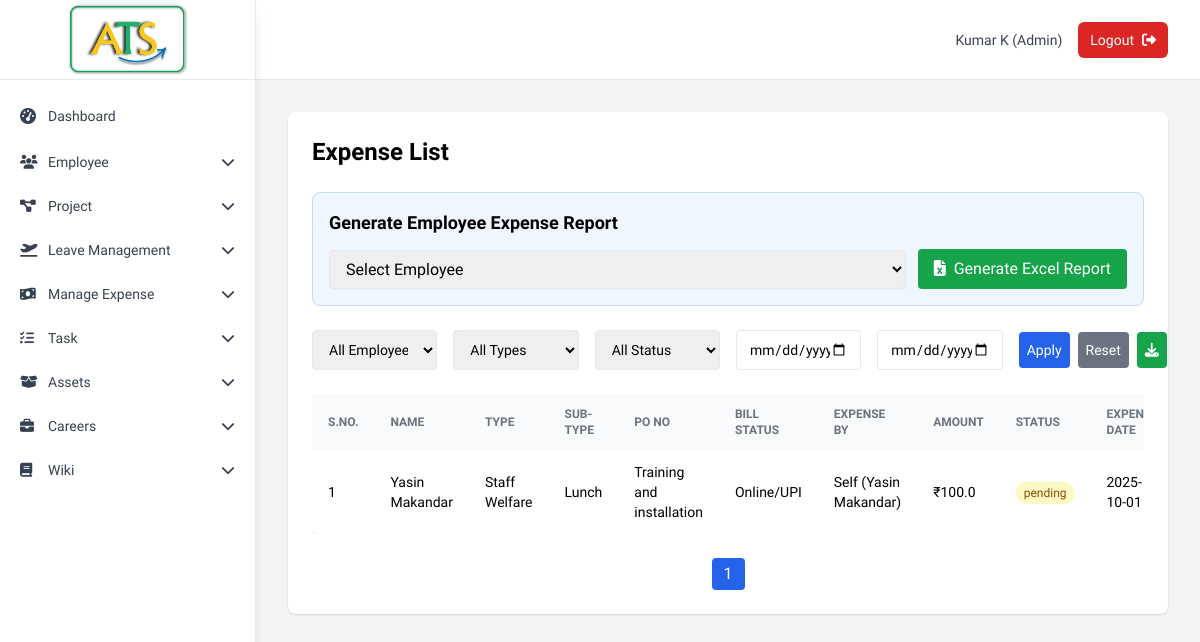
The app's page /existing_expenses (signed in) with its own data.
### tables this page shows
CREATE TABLE tbl_expenses (
                expense_id        INTEGER PRIMARY KEY AUTOINCREMENT,
                expense_type_id   INTEGER NOT NULL,
                employee_id       INTEGER NOT NULL,
                exp_description   TEXT CHECK (LENGTH(exp_description)<=500),
                manager_id        INTEGER,                      -- who will approve
                approver_comments TEXT CHECK (LENGTH(approver_comments)<=200),
                given_by_id       INTEGER,                      -- who reimbursed / paid
                final_comments    TEXT CHECK (LENGTH(final_comments)<=200),
                status            TEXT  DEFAULT 'pending',      -- pending/approved/rejected
                inserted_date     DATETIME DEFAULT CURRENT_TIMESTAMP, amount REAL DEFAULT 0, approved_date DATETIME NULL, approved_by TEXT, expense_date DATE, invoice_path TEXT, sub_expense_type_id INTEGER REFERENCES tbl_sub_expense_type(sub_expense_type_id), po_no TEXT, bill_status TEXT, expense_by TEXT,

                FOREIGN KEY (expense_type_id) REFERENCES tbl_expense_type(expense_type_id),
                FOREIGN KEY (employee_id)     REFERENCES tbl_employee(emp_id),
                FOREIGN KEY (manager_id)      REFERENCES tbl_employee(emp_id),
                FOREIGN KEY (given_by_id)     REFERENCES tbl_employee(emp_id)
            );

CREATE TABLE "tbl_expense_type" (
	"expense_type_id"	INTEGER,
	"expense_type"	TEXT NOT NULL UNIQUE COLLATE NOCASE,
	"inserted_date"	DATETIME DEFAULT CURRENT_TIMESTAMP,
	PRIMARY KEY("expense_type_id" AUTOINCREMENT)
);

CREATE TABLE tbl_sub_expense_type (
            sub_expense_type_id INTEGER PRIMARY KEY AUTOINCREMENT,
            expense_type_id INTEGER NOT NULL,
            sub_expense_type TEXT NOT NULL,
            inserted_date DATETIME DEFAULT CURRENT_TIMESTAMP,
            FOREIGN KEY (expense_type_id) REFERENCES tbl_expense_type(expense_type_id) ON DELETE CASCADE,
            UNIQUE(expense_type_id, sub_expense_type)
        );

### Backup_Code/app1.py (the view, shortened to what this page needs)
@app.route('/existing_expenses')
def existing_expenses():
    if 'user_id' not in session:
        return redirect(url_for('login'))
    page = int(request.args.get('page', 1))
    per_page = 15
    offset = (page - 1) * per_page
    filters = []
    params = []
    employee_id = request.args.get('employee_id', '').strip()
    expense_type = request.args.get('expense_type', '').strip()
    status = request.args.get('status', '').strip()
    from_date = request.args.get('from_date', '').strip()
    to_date = request.args.get('to_date', '').strip()
    ist = timezone('Asia/Kolkata')  # IST timezone
    if session['emp_type'] == 'admin':
        if employee_id:
            filters.append("ex.employee_id = ?")
            params.append(employee_id)
        if expense_type:
            filters.append("et.expense_type = ?")
            params.append(expense_type)
        if status:
            filters.append("ex.status = ?")
            params.append(status)
        if from_date:
            filters.append("DATE(ex.inserted_date) >= ?")
            params.append(from_date)
        if to_date:
            filters.append("DATE(ex.inserted_date) <= ?")
            params.append(to_date)
        where_clause = 'WHERE ' + ' AND '.join(filters) if filters else ''
        total = db.count_expenses(where_clause, tuple(params))
        expenses = db.get_expenses_paginated(where_clause, tuple(params), per_page, offset)
        expense_types = db.get_expense_types()
        employees = db.get_employees(status_filter='active')
    IDX_INSERTED_DATE = 7
    IDX_APPROVED_DATE = 10
    converted_expenses = []
    for e in expenses:
        e = list(e)  # Make it mutable
        try:
            if e[IDX_INSERTED_DATE]:
                utc_time = datetime.fromisoformat(e[IDX_INSERTED_DATE])
                e[IDX_INSERTED_DATE] = utc_time.astimezone(ist).strftime('%Y-%m-%d %H:%M:%S')
        except Exception:
            pass
        try:
            if e[IDX_APPROVED_DATE]:
                utc_time = datetime.fromisoformat(e[IDX_APPROVED_DATE])
                e[IDX_APPROVED_DATE] = utc_time.astimezone(ist).strftime('%Y-%m-%d %H:%M:%S')
            else:
                e[IDX_APPROVED_DATE] = 'Not set'
        except Exception:
            e[IDX_APPROVED_DATE] = 'Not set'
        converted_expenses.append(e)
    total_pages = math.ceil(total / per_page)
    return render_template('existing_expenses.html',
                           expenses=converted_expenses,
                           expense_types=expense_types,
                           employees=employees,
                           page=page,
                           total_pages=total_pages)

### Backup_Code/app1.py (called while the page is built)
@app.template_filter('todate')
def todate(value):
    if not value:
        return ''
    if isinstance(value, datetime):
        return value.date()
    s = str(value).strip()
    for fmt in ('%Y-%m-%d %H:%M:%S', '%Y-%m-%d'):
        try:
            return datetime.strptime(s, fmt).date()
        except ValueError:
            continue
    try:
        return datetime.strptime(s[:10], '%Y-%m-%d').date()
    except Exception:
        return s  # give up, return raw

### Backup_Code/database.py (called while the page is built)
    def get_connection(self):
        return sqlite3.connect(self.db_name)

    def get_employees(self, status_filter='all'):
        conn = self.get_connection()
        cursor = conn.cursor()
        query = '''
            SELECT emp_id, first_name, last_name, gender, dob, address, phone_no, email, status, emp_type, inserted_date, password
            FROM tbl_employee
        '''
        params = []
        if status_filter != 'all':
            query += ' WHERE status = ?'
            params.append(status_filter)
        query += ' ORDER BY inserted_date DESC'
        cursor.execute(query, params)
        employees = cursor.fetchall()
        conn.close()
        return employees

    def get_expense_types(self):
        with self.get_connection() as c:
            return c.execute('SELECT expense_type_id, expense_type FROM tbl_expense_type ORDER BY expense_type').fetchall()

    def count_expenses(self, where='', params=()):
        with self.get_connection() as c:
            q = f'''
                SELECT COUNT(*)
                FROM tbl_expenses ex
                JOIN tbl_expense_type et ON et.expense_type_id = ex.expense_type_id
                JOIN tbl_employee e ON e.emp_id = ex.employee_id
                {where}
            '''
            return c.execute(q, params).fetchone()[0]

### Backup_Code/templates/existing_expenses.html (shortened to what this page needs)
{% extends "base.html" %}
{% block content %}
<div class="max-w-7xl mx-auto">
  <div class="bg-white shadow rounded-lg px-4 py-5 sm:p-6">
    <h2 class="text-2xl font-bold mb-6">Expense List</h2>
    {% if session.emp_type == 'admin' %}
      <div class="bg-blue-50 border border-blue-200 rounded-lg p-4 mb-6">
          <h3 class="text-lg font-semibold mb-3">Generate Employee Expense Report</h3>
          <form method="get" action="{{ url_for('expenses.generate_expense_report_form') }}" class="flex items-center space-x-3">
              <select name="emp_id" required class="border px-3 py-2 rounded flex-1">
                  <option value="">Select Employee</option>
              </select>
              <button type="submit" class="bg-green-600 text-white px-4 py-2 rounded hover:bg-green-700">
                  <i class="fa-solid fa-file-excel mr-2"></i>Generate Excel Report
              </button>
          </form>
      </div>
      {% endif %}
    <form method="get" class="grid grid-cols-1 sm:grid-cols-6 gap-4 mb-6 text-sm">
      {% if session.emp_type == 'admin' %}
      <select name="employee_id" class="border px-3 py-2 rounded">
        <option value="">All Employees</option>
      </select>
      <select name="expense_type" class="border px-3 py-2 rounded">
        <option value="">All Types</option>
      </select>
      {% endif %}
      <select name="status" class="border px-3 py-2 rounded">
        <option value="">All Status</option>
      </select>
      <input type="date" name="from_date" value="{{ request.args.get('from_date', '') }}" class="border px-3 py-2 rounded">
      <input type="date" name="to_date" value="{{ request.args.get('to_date', '') }}" class="border px-3 py-2 rounded">
      <div class="flex items-center space-x-2">
        <button type="submit" class="bg-blue-600 text-white px-2 py-2 rounded hover:bg-blue-700">Apply</button>
        <a href="{{ url_for('expenses.existing_expenses') }}" class="bg-gray-500 text-white px-2 py-2 rounded hover:bg-gray-600">Reset</a>
        {% if session.emp_type == 'admin' %}
        <a href="{{ url_for('expenses.export_expenses') }}" title="Download" class="bg-green-600 text-white px-2 py-2 rounded hover:bg-green-700">
            <i class="fa-solid fa-download"></i>
        </a>
        {% endif %}
      </div>
    </form>
    <div class="overflow-x-auto">
    <table class="min-w-full bg-white rounded-md shadow text-sm">
      <thead class="bg-gray-50 text-left uppercase text-xs font-medium text-gray-500">
        <tr>
          <th class="px-4 py-3">S.No.</th>
          <th class="px-4 py-3">Name</th>
          <th class="px-4 py-3">Type</th>
          <th class="px-4 py-3">Sub-Type</th>
          <th class="px-4 py-3">PO No</th>
          <th class="px-4 py-3">Bill Status</th>
          <th class="px-4 py-3">Expense By</th>
          <th class="px-4 py-3">Amount</th>
          <th class="px-4 py-3">Status</th>
          <th class="px-4 py-3">Expense Date</th>
        </tr>
      </thead>
      <tbody class="divide-y">
        {% for ex in expenses %}
        <tr>
          <td class="px-4 py-3">{{ loop.index }}</td>
          <td class="px-4 py-3">{{ ex[3] }}</td>
          <td class="px-4 py-3">{{ ex[1] }}</td>
          <td class="px-4 py-3">{{ ex[2] if ex[2] else 'N/A' }}</td>
          <td class="px-4 py-3">{{ ex[14] if ex[14] else 'N/A' }}</td>
          <td class="px-4 py-3">{{ ex[15] if ex[15] else 'N/A' }}</td>
          <td class="px-4 py-3">{{ ex[16] if ex[16] else 'N/A' }}</td>
          <td class="px-4 py-3">₹{{ ex[9] }}</td>
          <td class="px-4 py-3">
            <span class="px-2 py-1 rounded-full text-xs
                {% if ex[5] == 'approved' %}bg-green-100 text-green-800
                {% elif ex[5] == 'rejected' %}bg-red-100 text-red-800
                {% else %}bg-yellow-100 text-yellow-800{% endif %}">
                {{ ex[5] }}
            </span>
          </td>
          <td class="px-4 py-3">{{ ex[12] if ex[12] else 'Not set' }}</td>
        </tr>
        {% else %}
        <tr>
          <td colspan="13" class="px-4 py-8 text-center text-gray-500">
            No expense requests found.
          </td>
        </tr>
        {% endfor %}
      </tbody>
    </table>
    </div>
    <div class="mt-6 flex justify-center space-x-2">
      <span class="px-3 py-1 bg-blue-600 text-white rounded">{{ page }}</span>
    </div>
  </div>
</div>
{% endblock %}

### Backup_Code/templates/base.html (style rules this page uses)
html { scroll-behavior: smooth }
body { font-family: "Plus Jakarta Sans", sans-serif }

### records on screen
tbl_expenses: ex "Yasin Makandar", expense_type "Staff Welfare", sub_expense_type "Lunch", po_no "Training and installation", bill_status "Online/UPI", expense_by "Self (Yasin Makandar)", amount "100.0", status "pending", expense_date "2025-10-01"

### other values on screen
{{ label }} "Dashboard"
{{ session.first_name }} "Kumar"
{{ session.last_name }} "K"
{{ session.emp_type.title() }} "Admin"
{{ page }} "1"
